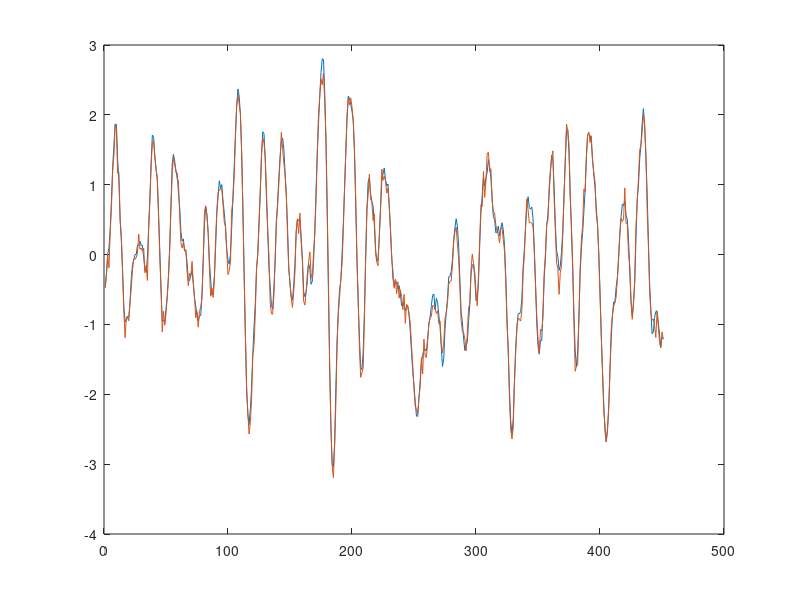

Recreate this plot in MATLAB.
clc,close all,clear
load("laserbeamdataN2.mat");
%% exo1

%1
m = 50;
N = size(u,1);

Te = 1/1000;

tt = 0:Te:Te*(N-1);

Phi = toeplitz(u);
Phi = Phi(m:end,1:m)

theta_hat = pinv((Phi')*Phi)*(Phi')*y(m:end);
theta_hat_2 = pinv((Phi')*Phi)*(Phi')*y(m:end);

%2

y_est = Phi*theta_hat

plot(y_est)
hold on

plot(y(m:end))
hold off
